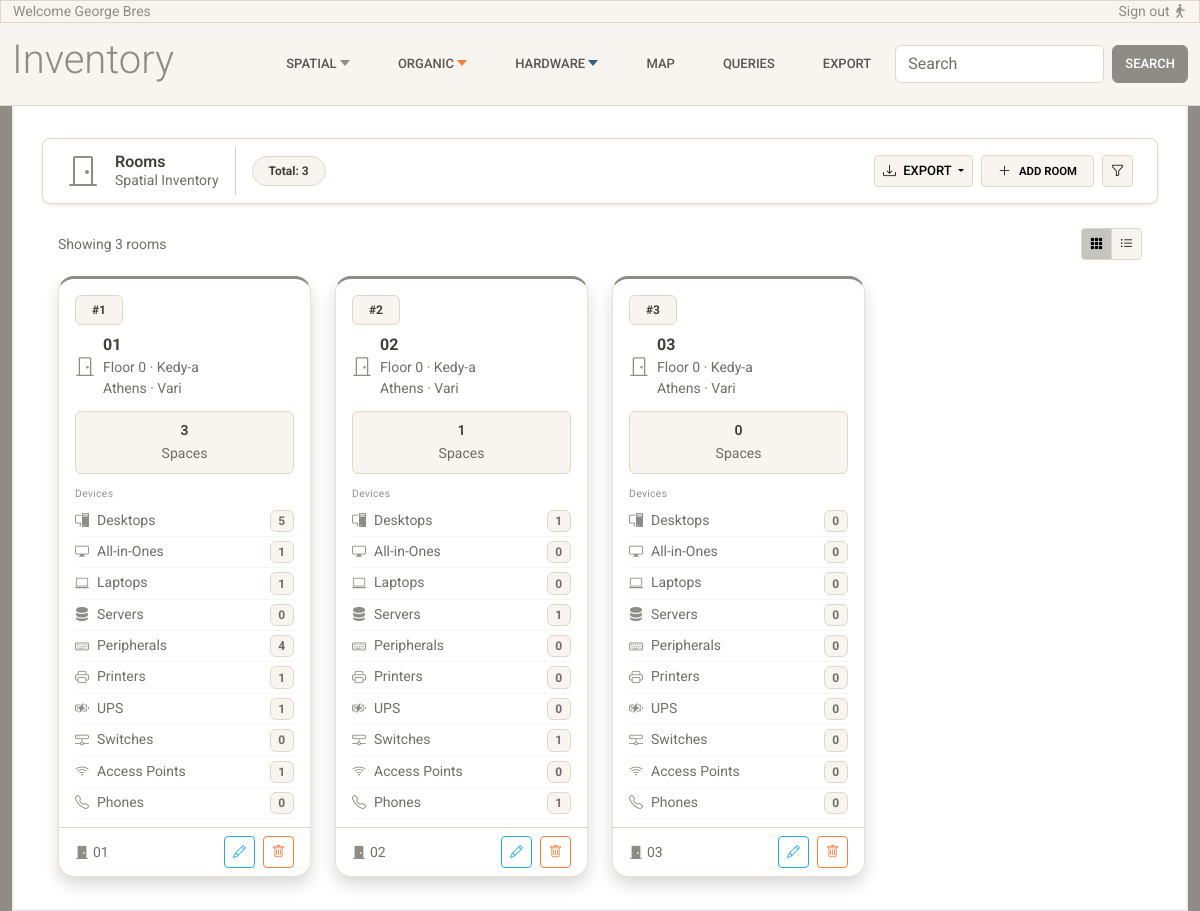
/rooms/, run on the app's committed database.
### inventory/models.py (models this page shows, shortened)
class LifeCycle(models.Model):
    is_active = models.BooleanField(default=True)
    valid_from = models.DateField(default=timezone.now)
    valid_to = models.DateField(null=True, blank=True)
    class Meta:
        abstract = True

class Room(LifeCycle):
    floor = models.ForeignKey(
        Floor,
        on_delete=models.RESTRICT,
        related_name="rooms"
    )
    room_code = models.CharField(max_length=50)
    objects = RoomManager()
    class Meta:
        unique_together = ("floor", "room_code")

class Floor(LifeCycle):
    building = models.ForeignKey(
        Building,
        on_delete=models.RESTRICT,
        related_name="floors"
    )
    floor_number = models.IntegerField()
    class Meta:
        unique_together = ("building", "floor_number")
        constraints = [
            models.CheckConstraint(
                condition=models.Q(floor_number__gte=-2),
                name="floor_number_min_minus_2",
                violation_error_message="Ο αριθμός ορόφου δεν μπορεί να είναι μικρότερος του -2."
            )
        ]

class Building(LifeCycle):
    area = models.ForeignKey(
        Area,
        on_delete=models.RESTRICT,
        related_name="buildings"
    )
    name = models.CharField(max_length=150)
    address = models.CharField(max_length=250, blank=True, null=True)

class Area(models.Model):
    city = models.ForeignKey(
        City,
        on_delete=models.RESTRICT,
        related_name="areas"
    )
    name = models.CharField(max_length=150)
    class Meta:
        constraints = [
            models.UniqueConstraint(fields=["city", "name"], name="unique_area_per_city")
        ]

class City(models.Model):
    name = models.CharField(max_length=150, unique=True)
    class Meta:
        verbose_name = "City"
        verbose_name_plural = "Cities"

### inventory/views.py (the view)
# urls.py: path('rooms/', views.rooms_list, name='rooms-list'),
def rooms_list(request):
    rooms = Room.objects.select_related('floor__building__area__city').annotate(
        spaces_count=Count('spaces', distinct=True),
        desktops_count=Count('spaces__devices__desktopcomputer', distinct=True),
        allinones_count=Count('spaces__devices__allinonecomputer', distinct=True),
        laptops_count=Count('spaces__devices__laptopcomputer', distinct=True),
        servers_count=Count('spaces__devices__servercomputer', distinct=True),
        printers_count=Count('spaces__devices__printer', distinct=True),
        ups_count=Count('spaces__devices__ups', distinct=True),
        switches_count=Count('spaces__devices__switch', distinct=True),
        phones_count=Count('spaces__devices__phone', distinct=True),
        accesspoints_count=Count('spaces__devices__accesspoint', distinct=True),
        peripherals_count=Count('spaces__devices__peripherals', distinct=True),
    )
    return render(request, 'inventory/rooms-list.html', {'rooms': rooms})

### inventory/models.py (called while the page is built)
    def get_queryset(self):
        return super().get_queryset().select_related(
            "floor__building__area__city"
        )

### inventory/templates/inventory/rooms-list.html (shortened to what this page needs)
{% extends 'inventory/base.html' %}
{% load static %}
{% block content %}
<div class="container-fluid">
  <nav class="navbar bg-white border shadow-sm sticky-top px-4 mb-4 rounded-3 z-1">
    <div class="d-flex align-items-center gap-3">
      <i class="bi bi-door-closed text-secondary fs-2"></i>
      <div class="d-flex flex-column lh-sm">
        <span class="fw-semibold text-dark">Rooms</span>
        <span class="text-muted small">Spatial Inventory</span>
      </div>
      <div class="d-flex align-items-center gap-2">
        <span class="badge bg-light text-dark border rounded-5 px-3 py-2">Total: {{ rooms|length }}</span>
      </div>
    </div>
    <div class="d-flex align-items-center gap-2 ms-auto">
      <div class="dropdown">
        <button class="btn btn-sm btn-light border dropdown-toggle" data-bs-toggle="dropdown">
          <i class="bi bi-download me-1"></i> Export
        </button>
      </div>
      <a href="#" class="btn btn-sm btn-light border d-flex align-items-center gap-2 px-3">
        <i class="bi bi-plus-lg"></i>
        <span class="small fw-semibold">Add Room</span>
      </a>
      <button class="btn btn-sm btn-light border">
        <i class="bi bi-funnel"></i>
      </button>
    </div>
  </nav>
  <div class="d-flex justify-content-between align-items-center px-3 mb-3">
    <span class="text-muted small">Showing {{ rooms|length }} rooms</span>
    <div class="btn-group btn-group-sm">
      <button class="btn btn-light border active"><i class="bi bi-grid-3x3-gap-fill"></i></button>
      <button class="btn btn-light border"><i class="bi bi-list-ul"></i></button>
    </div>
  </div>
  <div class="px-3">
    <div class="row g-4" data-masonry='{"percentPosition": true, "horizontalOrder": true}'>
      {% for room in rooms %}
      <div class="col-12 col-sm-6 col-md-4 col-lg-3">
        <div class="card h-100 shadow rounded-4 overflow-hidden card-hover card-spatial">
          <div class="card-header bg-transparent border-0 pt-3 pb-1 px-3">
            <div class="d-flex justify-content-between align-items-center mb-2">
              <span class="badge bg-light text-dark border rounded-2 px-3 py-2">#{{ forloop.counter|stringformat:"d" }}</span>
            </div>
            <div class="d-flex align-items-center gap-2">
              <i class="bi bi-door-closed text-secondary fs-5"></i>
              <div>
                <span class="fw-bold text-dark">{{ room.room_code|capfirst }}</span>
                <span class="text-muted small d-block">Floor {{ room.floor.floor_number }} · {{ room.floor.building.name|capfirst }}</span>
                <span class="text-muted small d-block">{{ room.floor.building.area.city.name|capfirst }} · {{ room.floor.building.area.name|capfirst }}</span>
              </div>
            </div>
          </div>
          <div class="card-body pt-2 pb-2 px-3">
            <div class="row g-1">
              <div class="col-12">
                <div class="bg-light border rounded p-2 text-center">
                  <span class="fw-semibold small d-block">{{ room.spaces_count }}</span>
                  <span class="text-muted small">Spaces</span>
                </div>
              </div>
            </div>
          </div>
          <div class="px-3 pt-1 pb-2">
            <span class="text-muted opacity-75 section-label d-block mb-1">Devices</span>
            <div class="d-flex align-items-center gap-2 py-1 border-bottom border-light">
              <i class="bi bi-pc-display text-secondary small"></i>
              <div class="d-flex justify-content-between w-100">
                <span class="text-muted small">Desktops</span>
                <span class="badge bg-light text-muted border">{{ room.desktops_count }}</span>
              </div>
            </div>
            <div class="d-flex align-items-center gap-2 py-1 border-bottom border-light">
              <i class="bi bi-display text-secondary small"></i>
              <div class="d-flex justify-content-between w-100">
                <span class="text-muted small">All-in-Ones</span>
                <span class="badge bg-light text-muted border">{{ room.allinones_count }}</span>
              </div>
            </div>
            <div class="d-flex align-items-center gap-2 py-1 border-bottom border-light">
              <i class="bi bi-laptop text-secondary small"></i>
              <div class="d-flex justify-content-between w-100">
                <span class="text-muted small">Laptops</span>
                <span class="badge bg-light text-muted border">{{ room.laptops_count }}</span>
              </div>
            </div>
            <div class="d-flex align-items-center gap-2 py-1 border-bottom border-light">
              <i class="bi bi-server text-secondary small"></i>
              <div class="d-flex justify-content-between w-100">
                <span class="text-muted small">Servers</span>
                <span class="badge bg-light text-muted border">{{ room.servers_count }}</span>
              </div>
            </div>
              <div class="d-flex align-items-center gap-2 py-1 border-bottom border-light">
              <i class="bi bi-keyboard text-secondary small"></i>
              <div class="d-flex justify-content-between w-100">
                <span class="text-muted small">Peripherals</span>
                <span class="badge bg-light text-muted border">{{ room.peripherals_count }}</span>
              </div>
            </div>
            <div class="d-flex align-items-center gap-2 py-1 border-bottom border-light">
              <i class="bi bi-printer text-secondary small"></i>
              <div class="d-flex justify-content-between w-100">
                <span class="text-muted small">Printers</span>
                <span class="badge bg-light text-muted border">{{ room.printers_count }}</span>
              </div>
            </div>
            <div class="d-flex align-items-center gap-2 py-1 border-bottom border-light">
              <i class="bi bi-battery-charging text-secondary small"></i>
              <div class="d-flex justify-content-between w-100">
                <span class="text-muted small">UPS</span>
                <span class="badge bg-light text-muted border">{{ room.ups_count }}</span>
              </div>
            </div>
            <div class="d-flex align-items-center gap-2 py-1 border-bottom border-light">
              <i class="bi bi-hdd-network text-secondary small"></i>
              <div class="d-flex justify-content-between w-100">
                <span class="text-muted small">Switches</span>
                <span class="badge bg-light text-muted border">{{ room.switches_count }}</span>
              </div>
            </div>
            <div class="d-flex align-items-center gap-2 py-1 border-bottom border-light">
              <i class="bi bi-wifi text-secondary small"></i>
              <div class="d-flex justify-content-between w-100">
                <span class="text-muted small">Access Points</span>
                <span class="badge bg-light text-muted border">{{ room.accesspoints_count }}</span>
              </div>
            </div>
            <div class="d-flex align-items-center gap-2 py-1 border-bottom border-light">
              <i class="bi bi-telephone text-secondary small"></i>
              <div class="d-flex justify-content-between w-100">
                <span class="text-muted small">Phones</span>
                <span class="badge bg-light text-muted border">{{ room.phones_count }}</span>
              </div>
            </div>
          </div>
          <div class="d-flex justify-content-between align-items-center px-3 py-2 border-top">
            <div class="d-flex align-items-center gap-1 small text-muted">
              <i class="bi bi-door-closed-fill text-secondary"></i>
              {{ room.room_code|capfirst }}
            </div>
            <div class="d-flex gap-2">
              <button class="btn btn-sm btn-outline-info border-1"><i class="bi bi-pencil"></i></button>
              <button class="btn btn-sm btn-outline-warning border-1"><i class="bi bi-trash"></i></button>
            </div>
          </div>
        </div>
      </div>
      {% endfor %}
    </div>
  </div>
</div>
{% endblock %}

### inventory/static/inventory/css/base.css (style rules this page uses)
body { padding-top: 0px; }
.card { border-radius: 0.5rem; }
.card-hover { transition: transform .2s ease-in-out, box-shadow .2s ease-in-out; }
.section-label { font-size: 0.65rem; letter-spacing: 0.03em; }
.card-spatial { border-top: 3px solid var(--bs-secondary) !important; }

### inventory/templates/inventory/rooms-list.html (style rules this page uses)
.card-hover { transition: transform .2s ease-in-out, box-shadow .2s ease-in-out; }
.section-label { font-size: 0.65rem; letter-spacing: 0.03em; }

### data on the page
Room: room_code "01", floor.floor_number "0", floor.building.name "Kedy-a", floor.building.area.city.name "Athens", floor.building.area.name "Vari", spaces_count "3", desktops_count "5", allinones_count "1", laptops_count "1", servers_count "0", peripherals_count "4", printers_count "1", ups_count "1", switches_count "0", accesspoints_count "1", phones_count "0"
Room: room_code "02", floor.floor_number "0", floor.building.name "Kedy-a", floor.building.area.city.name "Athens", floor.building.area.name "Vari", spaces_count "1", desktops_count "1", allinones_count "0", laptops_count "0", servers_count "1", peripherals_count "0", printers_count "0", ups_count "0", switches_count "1", accesspoints_count "0", phones_count "1"
Room: room_code "03", floor.floor_number "0", floor.building.name "Kedy-a", floor.building.area.city.name "Athens", floor.building.area.name "Vari", spaces_count "0", desktops_count "0", allinones_count "0", laptops_count "0", servers_count "0", peripherals_count "0", printers_count "0", ups_count "0", switches_count "0", accesspoints_count "0", phones_count "0"

### other printed values
{{ rooms|length }} "3"
